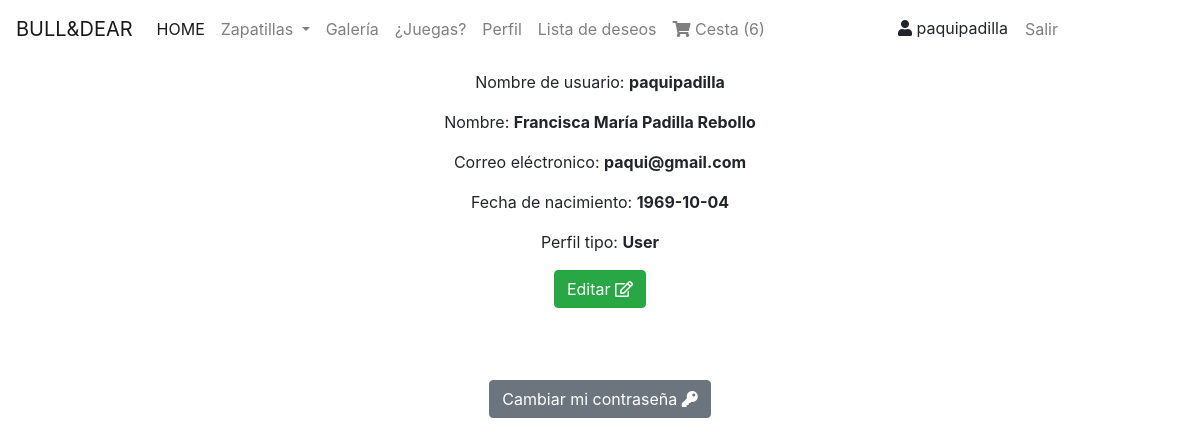
Screenshot of /perfil (signed in) with the database file from the repository.
### tables this page shows
CREATE TABLE `usuario` (
  `usuario` varchar(50) NOT NULL,
  `nombre` varchar(80) NOT NULL,
  `apellidos` varchar(100) NOT NULL,
  `email` varchar(100) NOT NULL,
  `pass` varchar(50) NOT NULL,
  `fechNac` date NOT NULL,
  `rol` enum('Admin','User') NOT NULL
);

### controllers/ViewController.php (called while the page is built)
<?php
class ViewController {
	private static $view_path = './views/';
	public function load_view($view) {
		require_once( self::$view_path . 'header.php' );
		require_once( self::$view_path . $view . '.php' );
		require_once( self::$view_path . 'footer.php' );
	}
}

### index.php (called while the page is built, shortened)
<?php
require_once('./controllers/Autoload.php');
$route = isset($_GET['r']) ? $_GET['r'] : 'home';
$mexflix = new Router($route);

### controllers/Autoload.php (called while the page is built, shortened)
<?php
class Autoload
{
	public function __construct()
	{
		spl_autoload_register(function ($class_name){
			$models_path = './models/' . $class_name . '.php';
			$controllers_path = './controllers/' . $class_name . '.php';
		});
	}
}

### controllers/UsuariosController.php (called while the page is built, shortened)
<?php
class UsuariosController {
	private $model;
	public function __construct() {
		$this->model = new UsuariosModel();
	}
	public function get( $usuario_id = '', $inicio=FALSE, $nReg=FALSE) {
		return $this->model->get($usuario_id, $inicio, $nReg);
	}
}

### models/Model.php (called while the page is built, shortened)
<?php
abstract class Model {
	private static $db_host = 'localhost';
	private static $db_user = 'root';
	private static $db_pass = '';
	private static $db_name = 'bulldear';
	private static $db_charset = 'utf8';
	private $conn;
	protected $query;
	protected $rows = array();
	private function db_open() {
		$this->conn = new mysqli(
			self::$db_host,
			self::$db_user,
			self::$db_pass,
			self::$db_name
		);
		$this->conn->set_charset(self::$db_charset);
	}
	protected function get_query() {
		$result = $this->conn->query($this->query);
		while( $this->rows[] = $result->fetch_assoc() );
		return array_pop($this->rows);
	}
}

### models/UsuariosModel.php (called while the page is built, shortened)
<?php
class UsuariosModel extends Model {
	public function get( $usuario = '', $inicio=FALSE, $nReg=FALSE) {
		if ($inicio !== FALSE && $nReg !== FALSE){
			$this->query = "SELECT * FROM usuario order by apellidos limit $inicio, $nReg";
		} else {
			$this->query = ($usuario != '')
			?"SELECT * FROM usuario WHERE usuario = '$usuario'"
			:"SELECT * FROM usuario order by apellidos";
		}
		$this->get_query();
		$data = array();
		foreach ($this->rows as $key => $value) {
			array_push($data, $value);
		}
		return $data;
	}
}

### views/perfil.php (the view, shortened to what this page needs)
<?php
$usuario_controller = new UsuariosController();
$usuario = $usuario_controller->get($_SESSION['usuario']);
?>
	<div class="container text-center">
		<p>Nombre de usuario: <b><?= $usuario[0]['usuario']?></b></p>
		<p>Nombre: <b><?= $usuario[0]['nombre']?> <?= $usuario[0]['apellidos']?></b></p>
		<p>Correo eléctronico: <b><?= $usuario[0]['email']?></b></p>
		<p>Fecha de nacimiento: <b><?= $usuario[0]['fechNac']?></b></p>
		<p>Perfil tipo: <b><?= $usuario[0]['rol']?></b></p>
		<form method="POST">
			<button type="submit" class="btn btn-success">Editar <i class="far fa-edit"></i></button>
		</form>
		<br>
		<br>
		<br>
		<form method="POST" class="changePwd">
			<button type="submit" class="btn btn-secondary">Cambiar mi contraseña <i class="fas fa-key"></i></button>
		</form>
	</div>

### public/css/estilo.css (style rules this page uses)
body { padding: 70px; min-height: 700px; }

### rows the page displays
usuario: usuario "paquipadilla", nombre "Francisca María", apellidos "Padilla Rebollo", email "paqui@gmail.com", fechNac "1969-10-04", rol "User"

### other values shown
$nCesta "6"
$_SESSION["usuario"] "paquipadilla"
